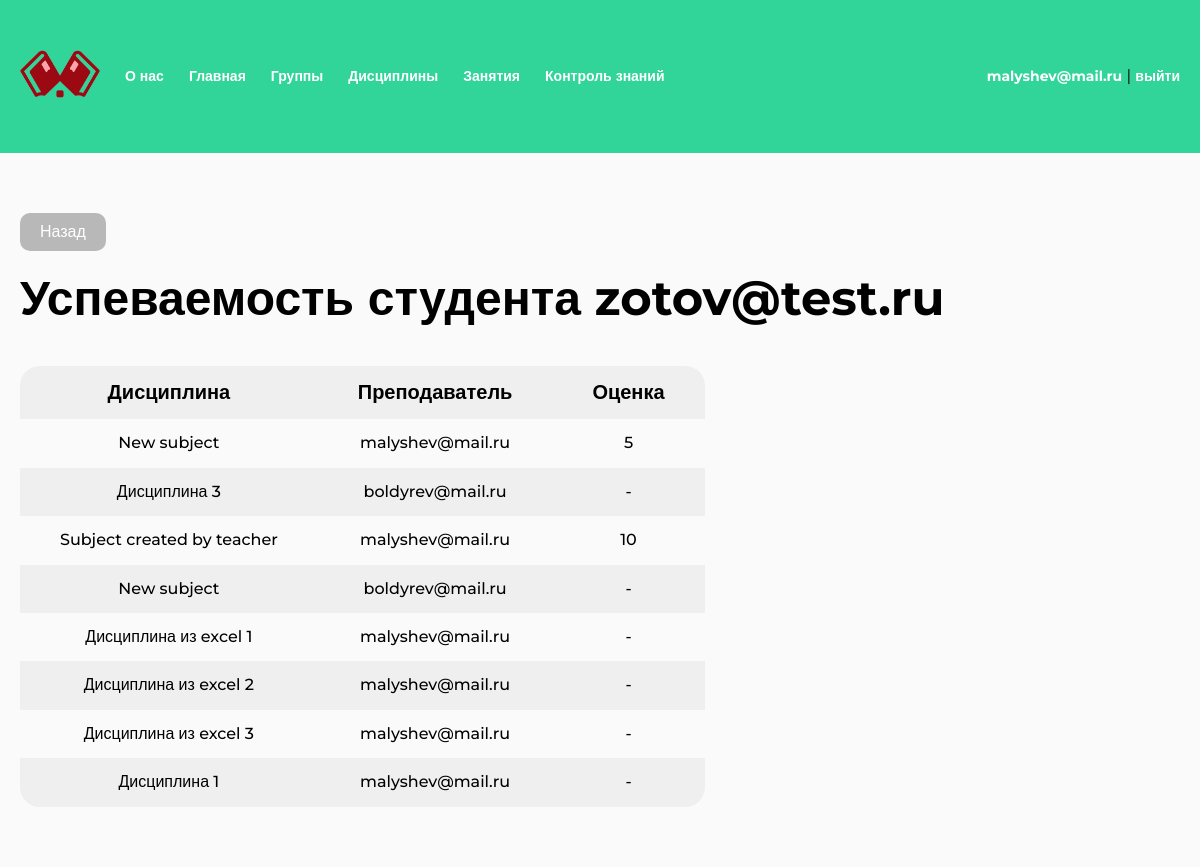
The page /group/student-grade/16/ (signed in) on the database its author committed.
### study/models.py (models this page shows, shortened)
class TeacherGroupSubject(models.Model):
    teacher = models.ForeignKey(User, related_name="subjects", on_delete=models.CASCADE)
    subject = models.ForeignKey(Subject, related_name="items", on_delete=models.CASCADE)
    group = models.ForeignKey(Group, related_name="subjects", on_delete=models.CASCADE)
    class Meta:
        verbose_name = "Дисциплина группы"
        verbose_name_plural = "Дисциплины групп"
    def __str__(self):
        return f"{self.subject.name}, группа {self.group.number}, преподаватель {self.teacher}"
    def get_user_average_score(self, user):
        lessons = self.lessons.filter(test__isnull=False)
        score = sum(lesson.get_test_user_best_try(user) for lesson in lessons)
        count = len(lessons)
        if count:
            return round(score / count / 10)
        return None

class Subject(models.Model):
    name = models.CharField(max_length=128)
    class Meta:
        verbose_name = "Дисциплина"
        verbose_name_plural = "Дисциплины"
    def __str__(self):
        return self.name

### study/views.py (the view)
# urls.py: path("group/student-grade/<int:pk>/", views.StudentGradeView.as_view(), name="group-student-grade"),
@method_decorator(not_student, name="dispatch")
class StudentGradeView(LoginRequiredMixin, View):
    def get(self, request, *args, **kwargs):
        student = get_object_or_404(User, pk=kwargs.get("pk"))
        grade = student.profile.get_grade()
        print(grade)
        return render(
            request,
            "study/student-grade.html",
            {
                "student": student,
                "grade": grade
            }
        )

### accounts/models.py (called while the page is built)
    def get_grade(self):
        grade = {}
        group = self.user.group_set.first()
        if not group:
            return grade
        for subject in group.subjects.all():
            subject_average_score = subject.get_user_average_score(self.user)
            if subject_average_score:
                grade[subject] = subject_average_score
            else:
                grade[subject] = "-"
        return grade

### study/models.py (called while the page is built)
    def get_test_user_best_try(self, user):
        tries = [try_.score for try_ in Try.objects.filter(test=self.test, user=user)]
        if tries:
            return max(tries)
        return 0

### study/templates/study/student-grade.html (shortened to what this page needs)
{% extends "base.html" %}
{% load util %}
{% load static %}
{% block extra_css %}
<link rel="stylesheet" href="{% static 'css/table.css' %}">
{% endblock %}
{% block content %}
{% if user.profile.type == 1 %}
<a href="{% url 'students' %}" class="back">Назад</a>
{% else %}
<a href="{% url 'my-group' %}" class="back">Назад</a>
{% endif %}
<section >
    <h1 class="h1">Успеваемость студента {{ student }}</h1>
    <div class="table-wrapper mt-40">
        <table class="table">
        <thead>
            <tr>
                <th>Дисциплина</th>
                <th>Преподаватель</th>
                <th>Оценка</th>
            </tr>
        </thead>
        <tbody>
            {% for subject, score in grade.items %}
            <tr>
                <td>{{ subject.subject }}</td>
                <td>{{ subject.teacher }}</td>
                <td>{{ score }}</td>
            </tr>
            {% endfor %}
        </tbody>
    </table>
    </div>
</section>
{% endblock %}

### templates/base.html (shortened to what this page needs)
{% load static %}
<!DOCTYPE html>
<html lang="ru">
<head>
	<link rel="stylesheet" href="{% static 'css/reset.css' %}">
	<link rel="stylesheet" href="{% static 'css/main.css' %}">
	<link rel="stylesheet" href="{% static 'css/menu.css' %}">
    {% block extra_css %}{% endblock %}
</head>
<body>
	<header class="header">
		<div class="container">
			<ul class="header-menu">
				<li><a href="{% url 'index' %}" class="logo"><img src="{% static 'img/logo.png' %}" alt=""></a></li>
				<li><a href="{% url 'about' %}">О нас</a></li>
				{% if user.is_authenticated %}
				<li><a href="{% url 'index' %}">Главная</a></li>
				{% if user.profile.type == 1 %}
				<li><a href="{% url 'teachers' %}">Преподаватели</a></li>
				<li><a href="{% url 'students' %}">Студенты</a></li>
				<li><a href="{% url 'applications' %}">Заявки</a></li>
				<li><a href="{% url 'groups' %}">Группы</a></li>
				<li><a href="{% url 'subjects' %}">Дисциплины</a></li>
				<li><a href="{% url 'lessons' %}">Занятия</a></li>
				<li><a href="{% url 'tests' %}">Контроль знаний</a></li>
				{% elif user.profile.type == 2 %}
				<li><a href="{% url 'my-group' %}">Группы</a></li>
				<li><a href="{% url 'my-subjects' %}">Дисциплины</a></li>
				<li><a href="{% url 'my-lessons' %}">Занятия</a></li>
				<li><a href="{% url 'tests' %}">Контроль знаний</a></li>
				{% endif %}
				<li class="header-menu-profile">
					<a href="{% url 'profile' %}">{{ user.username }}</a> | <a href="{% url 'logout' %}">выйти</a>
				</li>
				{% endif%}
			</ul>
		</div>
	</header>
	<main class="main">
		<div class="container">
		    {% block content %}{% endblock %}
		</div>
	</main>
</body>
</html>

### static/css/main.css (style rules this page uses)
:root { --green: #31D499; --red: #D43131; --background: #FAFAFA; --gray: #B8B8B8; --tablePrimary: #EFEFEF; --tableSecondary: #FAFAFA; }
* { padding: 0; margin: 0; box-sizing: border-box; }
html { font-family: "Montserrat", sans-serif; }
body { display: flex; flex-direction: column; min-height: 100vh; height: 100%; }
.container { max-width: 1240px; padding: 0 20px; margin: 0 auto; position: relative; }
.mt-40 { margin-top: 40px; }
.h1 { color: #000; font-size: 48px; font-weight: 700; }
.header { padding: 50px 0; background: var(--green); }
.logo img { width: 100%; max-width: 80px; }
.main { flex: 1 1 100%; padding: 60px 0; background-color: var(--background); }
.back { display: inline-block; margin-bottom: 20px; font-size: 16px; font-weight: 500; text-decoration: none; color: white; border-radius: 10px; background: var(--gray); padding: 10px 20px; }

### static/css/menu.css (style rules this page uses)
ul { list-style: none; }
.header-menu { display: flex; align-items: center; gap: 25px; width: 100%; }
.header-menu a { text-decoration: none; font-weight: 700; color: white; font-size: 14px; }
.header-menu-profile { margin-left: auto; }

### static/css/table.css (style rules this page uses)
.table-wrapper { width: 100%; overflow-x: auto; }
.table { border-radius: 20px; background: var(--tablePrimary); border-collapse: collapse; }
.table td, .table th { padding: 15px 40px; text-align: center; }
.table th { color: #000; font-size: 20px; font-weight: 700; }
.table td { color: #000; font-size: 16px; font-weight: 500; }
.table tbody tr:nth-of-type(2n-1) { background: var(--tableSecondary); }

### rows shown on the page
TeacherGroupSubject: subject "New subject", teacher "malyshev@mail.ru", score "5"
TeacherGroupSubject: subject "Дисциплина 3", teacher "boldyrev@mail.ru", score "-"
TeacherGroupSubject: subject "Subject created by teacher", teacher "malyshev@mail.ru", subject "10"
TeacherGroupSubject: subject "New subject", teacher "boldyrev@mail.ru", score "-"
TeacherGroupSubject: subject "Дисциплина из excel 1", teacher "malyshev@mail.ru", score "-"
TeacherGroupSubject: subject "Дисциплина из excel 2", teacher "malyshev@mail.ru", score "-"
TeacherGroupSubject: subject "Дисциплина из excel 3", teacher "malyshev@mail.ru", score "-"
TeacherGroupSubject: subject "Дисциплина 1", teacher "malyshev@mail.ru", score "-"

### other values the page prints
{{ user.username }} "malyshev@mail.ru"
{{ student }} "zotov@test.ru"
